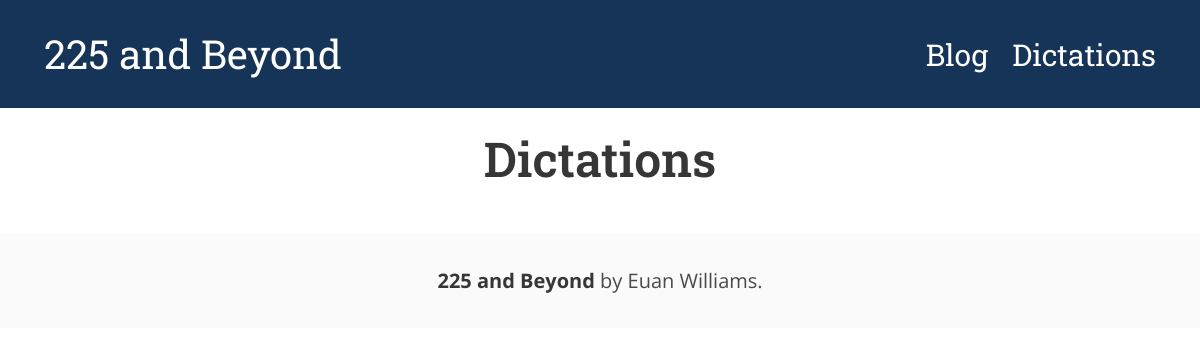
Before: /dictations with the older database file.
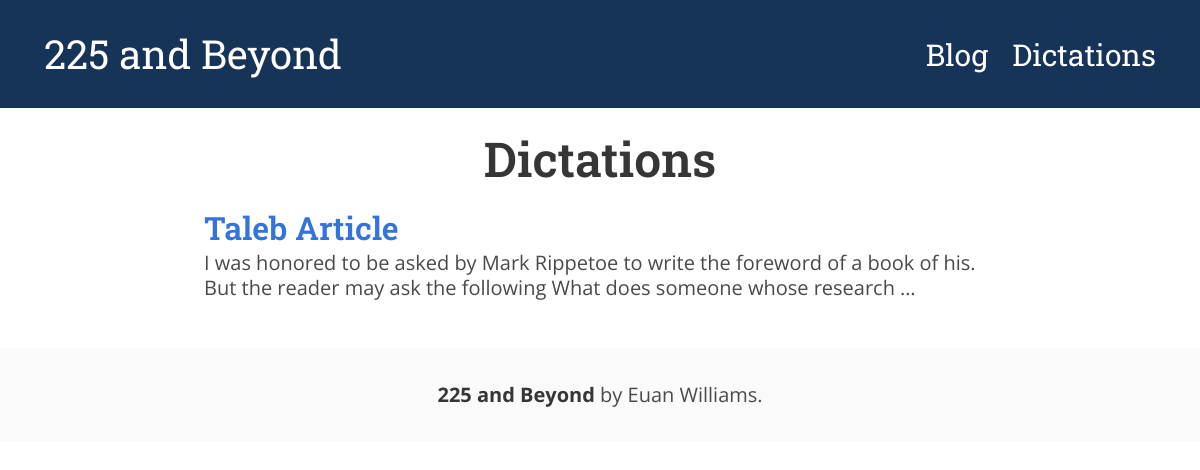
After: the same page with the newer database file.
### dictations/models.py (models this page shows, shortened)
class Dictation(models.Model):
    title = models.CharField(max_length=200)
    author = models.ForeignKey(settings.AUTH_USER_MODEL, on_delete=models.SET_NULL, null=True)
    slug = models.SlugField(unique=True)
    audio = models.FileField()
    transcript = models.TextField()
    words = models.TextField()
    difficulty = models.CharField(
        max_length = 1,
        choices = DIFFICULTIES,
        default = 'M'
    )
    created_date = models.DateTimeField(default=timezone.now)
    published_date = models.DateTimeField(default=timezone.now, blank=True, null=True)
    tags = TaggableManager()
    length = models.DurationField()
    def get_absolute_url(self):
        return reverse('dictation_detail_view', args=[str(self.slug)])

### dictations/views.py (the view)
# urls.py: path('dictations', dictations_views.dictation_list_view, name='dictations'),
def dictation_list_view(request):
    dictations = Dictation.objects.all()
    return render(request, 'dictations.html', {'dictations': dictations})

### templates/dictations.html
{% extends "base.html" %}
{% block content %}
<div class="columns is-centered is-mobile">
    <div class="column is-8-tablet is-four-fifths-mobile blog-container">
        <div class="title-container">
            <h2 class="title is-1">Dictations</h2>
        </div>
        {% for dictation in dictations %}
        <div class="post">
            <p class="title is-3"><a href="{{dictation.get_absolute_url}}">{{dictation.title}}</a></p>
            <p class="subtitle is-5">{{dictation.transcript|truncatewords:30}}</p>
        </div>
        {% endfor %}
    </div>
</div>
{% endblock %}

Changed rows visible on the page:
added Dictation: title "Taleb Article", transcript "I was honored to be asked by Mark Rippetoe to write the foreword of a book of his. But the reader may ask the following What does someone whose research …"
